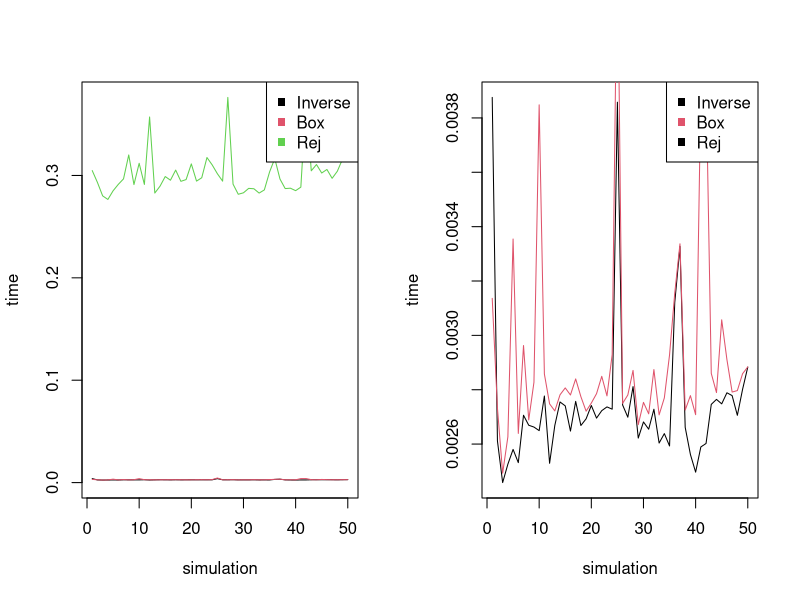
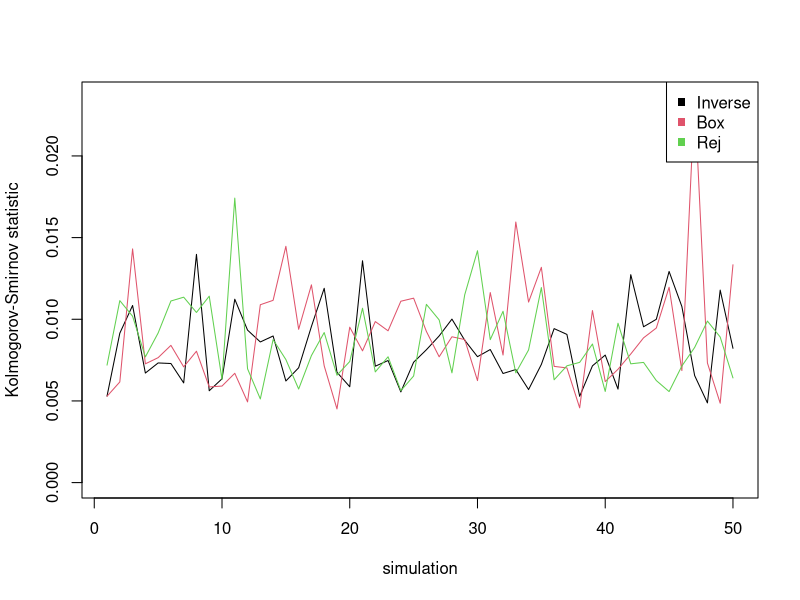

Recreate these plots in R, in order.
library(VGAM)

N <-  1e4
sim <- 50

t_inv <- rep(0, sim)
t_box <- rep(0, sim)
t_rej <- rep(0, sim)
KS_stats_inv <- rep(0, sim)
KS_stats_box <- rep(0, sim)
KS_stats_rej  <- rep(0, sim)

for (i in 1:sim) {

  # Gaussian Samples via inverse transform
  s0 <- Sys.time()
  X <- rnorm(N)
  F_inv_ecdf <- ecdf(X)
  F_hat_inv_eval <- F_inv_ecdf(sort(X))
  F_inv_eval <- pnorm(sort(X))
  KS_stats_inv[i] <- max(abs(F_hat_inv_eval - F_inv_eval))
  t_inv[i] <- Sys.time() - s0
  
  # Gaussian Samples via Box-Muller transform
  s2 <- Sys.time()
  U1 <- runif(N)
  U2 <- runif(N)
  X_box <- sqrt(-2*log(U1))*cos(2*pi*U2)
  F_box_ecdf <- ecdf(X_box)
  F_hat_box_eval <- F_box_ecdf(sort(X_box))
  F_box_eval <- pnorm(sort(X_box))
  KS_stats_box[i] <- max(abs(F_hat_box_eval - F_box_eval))
  t_box[i] <- Sys.time() - s2
  
  # Gaussian Samples via rejection sampling
  # c <- sqrt(2/pi)*exp(1/2)
  # xgrid <- seq(-3, 3, 0.01)
  # plot(xgrid, dnorm(xgrid), ylim = c(0, 0.7), type = 'l')
  # lines(xgrid, c*dlaplace(xgrid), col = "blue")
  # legend("topleft", legend = c("proposal", "target"), col = c("green", "black"), pch = 16)
  s3 <- Sys.time()
  X_rej <- rep(0,N)
  c <- sqrt(2/pi)*exp(1/2)
  count <- 0
  while(count != N){
    Y <- rlaplace(1)
    Ue <- runif(1)
    if (Ue<1/c*dnorm(Y)/dlaplace(Y)){
      X_rej[count+1] <- Y
      count <- count + 1
    }
  }
  F_rej_ecdf <- ecdf(X_rej)
  F_hat_rej_eval <- F_rej_ecdf(sort(X_rej))
  F_rej_eval <- pnorm(sort(X_rej))
  KS_stats_rej[i] <- max(abs(F_hat_rej_eval - F_rej_eval))
  t_rej[i] <- Sys.time() - s3
}

leg <- c("Inverse", "Box", "Rej")

par(mfrow=c(1, 2))

plot(1:sim, t_inv, ylim = c(0, max(t_rej)), xlab = "simulation", ylab = "time", type = "l", col = 1)
lines(1:sim, t_box, col = 2)
lines(1:sim, t_rej, col = 3)
legend("topright", legend = leg, col = c(1:3), pch = 15)

plot(1:sim, t_inv, type = "l", col = 1, xlab = "simulation", ylab = "time")
lines(1:sim, t_box, col = 2)
legend("topright", legend = leg, col = c(1:2), pch = 15)

dev.off()

plot(1:sim, KS_stats_inv, ylim = c(0, max(KS_stats_box)), , xlab = "simulation", ylab = "Kolmogorov-Smirnov statistic", type = "l", col = 1)
lines(1:sim, KS_stats_box, col = 2)
lines(1:sim, KS_stats_rej, col = 3)
legend("topright", legend = leg, col = c(1:3), pch = 15)
